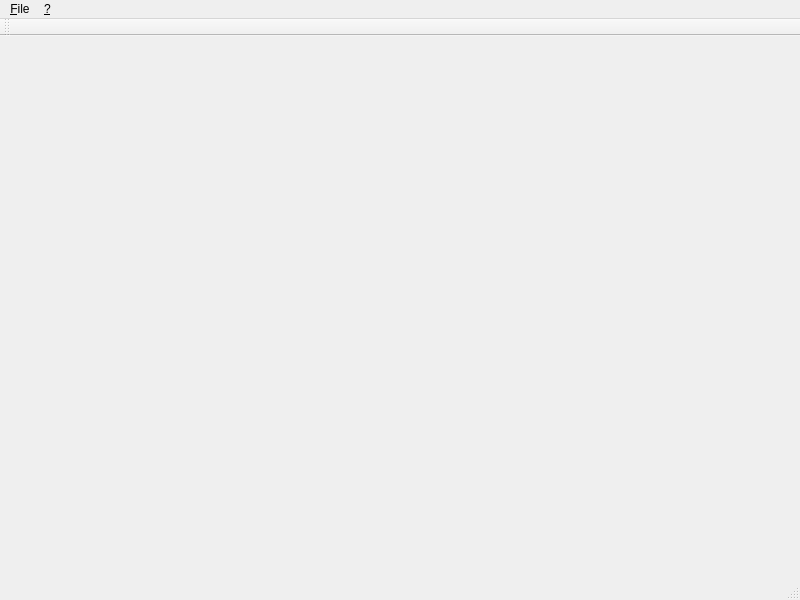
<?xml version="1.0" encoding="UTF-8"?>
<ui version="4.0">
 <class>FrameWkspace</class>
 <widget class="QMainWindow" name="FrameWkspace">
  <property name="geometry">
   <rect>
    <x>0</x>
    <y>0</y>
    <width>800</width>
    <height>600</height>
   </rect>
  </property>
  <property name="windowTitle">
   <string>[ScDrv]</string>
  </property>
  <widget class="FrameFile" name="viewMoleculeFile_"/>
  <widget class="QMenuBar" name="barMenu_">
   <property name="geometry">
    <rect>
     <x>0</x>
     <y>0</y>
     <width>640</width>
     <height>21</height>
    </rect>
   </property>
   <widget class="QMenu" name="menuFile_">
    <property name="title">
     <string>&amp;File</string>
    </property>
    <addaction name="actionNew_"/>
    <addaction name="separator"/>
    <addaction name="actionOpen_"/>
    <addaction name="separator"/>
    <addaction name="actionSave_"/>
    <addaction name="separator"/>
    <addaction name="actionExit_"/>
   </widget>
   <widget class="QMenu" name="menuHelp_">
    <property name="title">
     <string>&amp;?</string>
    </property>
    <addaction name="actionAbout_"/>
    <addaction name="actionAboutQt_"/>
   </widget>
   <addaction name="menuFile_"/>
   <addaction name="menuHelp_"/>
  </widget>
  <widget class="QStatusBar" name="barStatus_"/>
  <widget class="QToolBar" name="barTools_">
   <property name="windowTitle">
    <string>toolBar</string>
   </property>
   <attribute name="toolBarArea">
    <enum>TopToolBarArea</enum>
   </attribute>
   <attribute name="toolBarBreak">
    <bool>false</bool>
   </attribute>
  </widget>
  <action name="actionNew_">
   <property name="enabled">
    <bool>true</bool>
   </property>
   <property name="text">
    <string>&amp;New..</string>
   </property>
  </action>
  <action name="actionOpen_">
   <property name="enabled">
    <bool>true</bool>
   </property>
   <property name="text">
    <string>&amp;Open..</string>
   </property>
  </action>
  <action name="actionPrint_">
   <property name="text">
    <string>Print</string>
   </property>
  </action>
  <action name="actionHelp_">
   <property name="text">
    <string>&amp;Help</string>
   </property>
  </action>
  <action name="actionSave_">
   <property name="text">
    <string>&amp;Save</string>
   </property>
  </action>
  <action name="actionExit_">
   <property name="text">
    <string>E&amp;xit</string>
   </property>
  </action>
  <action name="actionAbout_">
   <property name="text">
    <string>&amp;About..</string>
   </property>
  </action>
  <action name="actionAboutQt_">
   <property name="text">
    <string>About &amp;Qt..</string>
   </property>
  </action>
 </widget>
 <customwidgets>
  <customwidget>
   <class>FrameFile</class>
   <extends>QTabWidget</extends>
   <header>FrameFile.h</header>
   <container>1</container>
  </customwidget>
 </customwidgets>
 <resources/>
 <connections/>
</ui>
